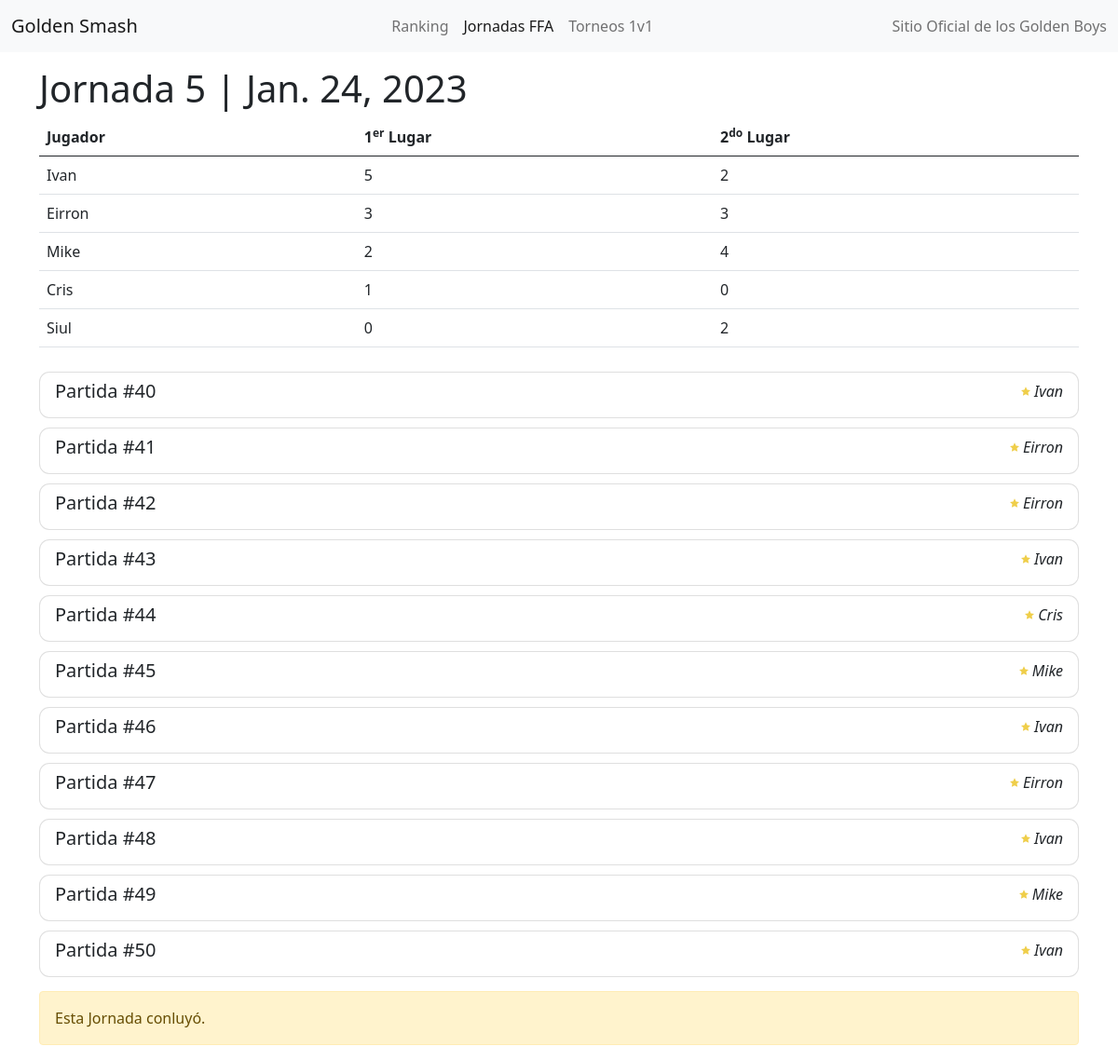
The app's page /journey/Eirron/6 with its own data.
### tournament/models.py (models this page shows, shortened)
class Journey(models.Model):
    date = models.DateField()
    number = models.IntegerField(default=0)
    isActive = models.BooleanField(default=True)
    JourneyType = models.CharField(max_length=50, blank=True, null=True, default="Journey")
    Round = models.IntegerField(default=1)

class Player(models.Model):
    nickname = models.CharField(max_length=100)
    def __str__(self):
        return self.nickname

### tournament/views.py (the view, shortened to what this page needs)
# urls.py: path('journey/<nickname>/<id>', tournament_views.journey, name='journey'),
def journey(request, nickname, id):
    if request.method == 'GET':
        journey = get_object_or_404(Journey, id=id)
        matches = Match.objects.filter(journey=journey)
        blankForm = MatchForm()
        childForm = PlayerMatchForm()
        matchesDto = []
        winnerMatchesDto = []
        winnerMatches = [x.win for x in matches]
        secondMatches = [x.second for x in matches]
        for match in matches:
            playersList = []
            playerMatches = PlayerMatch.objects.filter(match=match)
            for playerMatch in playerMatches:
                playersList.append(playerMatch)
                playersList.sort(key=lambda playerInstance: 0 if playerInstance.kills is None else playerInstance.kills, reverse=True)
                winCount = winnerMatches.count(playerMatch.player)
                secountCount = secondMatches.count(playerMatch.player)
                if playerMatch.player not in [x.player for x in winnerMatchesDto]:
                    winnerMatchesDto.append(matchSumDto(player=playerMatch.player, winCount=winCount, secondCount=secountCount))
            matchesDto.append(matchDto(id=match.id, win=match.win, second=match.second, players=playersList))
        winnerMatchesDto.sort(key=lambda x: x.winCount, reverse=True)
        context = {
            "form": blankForm,
            "childForm": childForm,
            "activeView":"journeys",
            "nickname": nickname,
            "journey": journey,
            "matchesqueryset": matchesDto,
            "journeySum": winnerMatchesDto,
        }
        return render(request, 'journey-detail.html', context)

### tournament/templates/journey-detail.html (shortened to what this page needs)
    {% extends "navigation.html" %}
    {% block content %}
    {% load static %}
    <div class="container">
        <h1 style="margin-top: 15px;">Jornada {{journey.number}} | {{journey.date}} </h1>
        <table class="table">
            <tbody>
                <thead>
                    <tr>
                      <th scope="col">Jugador</th>
                      <th scope="col">1<sup>er</sup> Lugar</th>
                      <th scope="col">2<sup>do</sup> Lugar</th>
                    </tr>
                  </thead>
                {% for playerInstanceSum in journeySum%}
                    <tr>
                        <td>{{playerInstanceSum.player}}</td>
                        <td>{{playerInstanceSum.winCount}}</td>
                        <td>{{playerInstanceSum.secondCount}}</td>
                    </tr>
                {% endfor %}
            </tbody>
        </table>
        <div style="margin-top: 15px; margin-bottom: 15px;" class="classification">
            <ul class="list-group">
                {% for instance in matchesqueryset %}
                <a style="color: black; text-decoration: none; margin-top: 10px;"data-bs-toggle="collapse" href="#partida{{instance.id}}" role="button" aria-expanded="false" aria-controls="collapseExample">
                    <li class="list-group-item" style="border-radius:11px;">
                        <div class="row">
                            <div class="col">
                                <h5>Partida #{{ instance.id }}</h5>
                            </div>
                            <div class="col" style="
                            text-align: right;
                            font-weight: lighter;
                            font-style: italic;">
                                {{ instance.win.nickname }}
                            </div>
                        </div>
                    </li>
                </a>
                {% endfor %}
            </ul>
        </div>
        {% if not journey.isActive %}
            <div class="alert alert-warning" role="alert">
                Esta Jornada conluy&oacute;.
            </div>
        {% endif %}
    </div>
    {% endblock content %}

### records on screen
Journey: number "5", date "Jan. 24, 2023"
Player: player "Ivan", win.nickname "Ivan" "Ivan" "Ivan" "Ivan" "Ivan"
Player: player "Eirron", win.nickname "Eirron" "Eirron" "Eirron"
Player: player "Mike", win.nickname "Mike" "Mike"
Player: player "Cris", win.nickname "Cris"
Player: player "Siul"

### other values on screen
{{ playerInstanceSum.winCount }} "5" "3" "2" "1" "0"
{{ playerInstanceSum.secondCount }} "2" "3" "4" "0" "2"
{{ instance.id }} "40" "41" "42" "43" "44" "45" "46" "47" "48" "49" "50"
